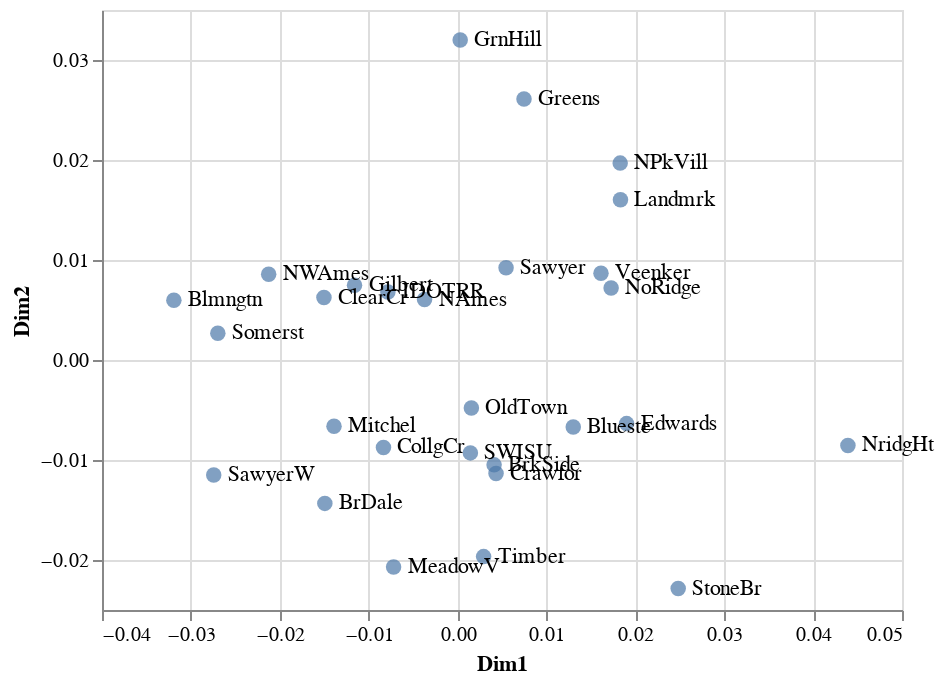

Notebook code for this chart:
### Code cell
model.visualize()

### Figure 1 — Vega-Lite specification as saved in the notebook (floating-point values rounded to 4 significant figures)
{"config": {"view": {"continuousWidth": 400, "continuousHeight": 300}}, "layer": [{"mark": {"type": "circle", "size": 60}, "encoding": {"tooltip": [{"field": "Neighborhood", "type": "nominal"}], "x": {"field": "Dim1", "type": "quantitative"}, "y": {"field": "Dim2", "type": "quantitative"}}}, {"mark": {"type": "text", "align": "left", "baseline": "middle", "dx": 7}, "encoding": {"text": {"field": "Neighborhood", "type": "nominal"}, "tooltip": [{"field": "Neighborhood", "type": "nominal"}], "x": {"field": "Dim1", "type": "quantitative"}, "y": {"field": "Dim2", "type": "quantitative"}}}], "data": {"name": "data-3a1e81c9f23a8a1642c276c9d5221f7d"}, "$schema": "https://vega.github.io/schema/vega-lite/v4.17.0.json", "datasets": {"data-3a1e81c9f23a8a1642c276c9d5221f7d": [{"Dim1": -0.03191, "Dim2": 0.005975, "Neighborhood": "Blmngtn"}, {"Dim1": 0.01302, "Dim2": -0.006706, "Neighborhood": "Blueste"}, {"Dim1": -0.01493, "Dim2": -0.01434, "Neighborhood": "BrDale"}, {"Dim1": 0.00411, "Dim2": -0.01049, "Neighborhood": "BrkSide"}, {"Dim1": -0.01503, "Dim2": 0.006247, "Neighborhood": "ClearCr"}, {"Dim1": -0.008334, "Dim2": -0.008745, "Neighborhood": "CollgCr"}, {"Dim1": 0.00433, "Dim2": -0.01135, "Neighborhood": "Crawfor"}, {"Dim1": 0.01902, "Dim2": -0.006362, "Neighborhood": "Edwards"}, {"Dim1": -0.01159, "Dim2": 0.007471, "Neighborhood": "Gilbert"}, {"Dim1": 0.007476, "Dim2": 0.0261, "Neighborhood": "Greens"}, {"Dim1": 0.0002985, "Dim2": 0.032, "Neighborhood": "GrnHill"}, {"Dim1": -0.007837, "Dim2": 0.006805, "Neighborhood": "IDOTRR"}, {"Dim1": 0.01833, "Dim2": 0.01603, "Neighborhood": "Landmrk"}, {"Dim1": -0.007196, "Dim2": -0.0207, "Neighborhood": "MeadowV"}, {"Dim1": -0.0139, "Dim2": -0.006629, "Neighborhood": "Mitchel"}, {"Dim1": -0.003715, "Dim2": 0.006049, "Neighborhood": "NAmes"}, {"Dim1": 0.0183, "Dim2": 0.01969, "Neighborhood": "NPkVill"}, {"Dim1": -0.02125, "Dim2": 0.008583, "Neighborhood": "NWAmes"}, {"Dim1": 0.01727, "Dim2": 0.007197, "Neighborhood": "NoRidge"}, {"Dim1": 0.04392, "Dim2": -0.008549, "Neighborhood": "NridgHt"}, {"Dim1": 0.001557, "Dim2": -0.004799, "Neighborhood": "OldTown"}, {"Dim1": 0.001442, "Dim2": -0.009289, "Neighborhood": "SWISU"}, {"Dim1": 0.005457, "Dim2": 0.009226, "Neighborhood": "Sawyer"}, {"Dim1": -0.02743, "Dim2": -0.01149, "Neighborhood": "SawyerW"}, {"Dim1": -0.02697, "Dim2": 0.002666, "Neighborhood": "Somerst"}, {"Dim1": 0.02482, "Dim2": -0.02286, "Neighborhood": "StoneBr"}, {"Dim1": 0.002932, "Dim2": -0.01966, "Neighborhood": "Timber"}, {"Dim1": 0.01614, "Dim2": 0.008678, "Neighborhood": "Veenker"}]}}
